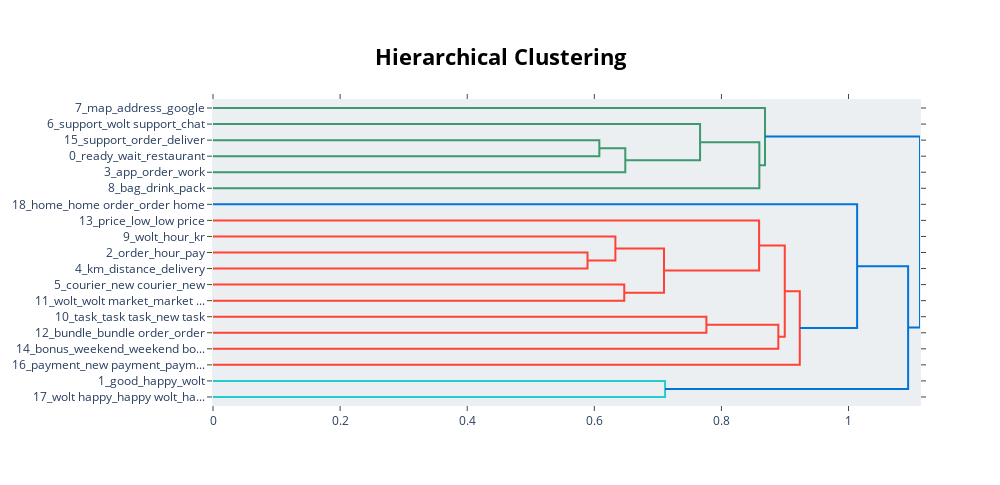

Notebook code for this chart:
### Code cell
reduced_model2.visualize_hierarchy(custom_labels=True)

### Figure 1 — Plotly figure (JSON) as saved in the notebook; plotly's stock layout.template omitted (floating-point values rounded to 4 significant figures)
{"data": [{"hoverinfo": "text", "marker": {"color": "rgb(61,153,112)"}, "mode": "lines", "type": "scatter", "x": [0.0, 0.6079, 0.6079, 0.0], "xaxis": "x", "y": [-25.0, -25.0, -35.0, -35.0], "yaxis": "y"}, {"hoverinfo": "text", "marker": {"color": "rgb(61,153,112)"}, "mode": "lines", "type": "scatter", "x": [0.6079, 0.6487, 0.6487, 0.0], "xaxis": "x", "y": [-30.0, -30.0, -45.0, -45.0], "yaxis": "y"}, {"hoverinfo": "text", "marker": {"color": "rgb(61,153,112)"}, "mode": "lines", "type": "scatter", "x": [0.0, 0.7664, 0.7664, 0.6487], "xaxis": "x", "y": [-15.0, -15.0, -37.5, -37.5], "yaxis": "y"}, {"hoverinfo": "text", "marker": {"color": "rgb(61,153,112)"}, "mode": "lines", "type": "scatter", "x": [0.7664, 0.8596, 0.8596, 0.0], "xaxis": "x", "y": [-26.25, -26.25, -55.0, -55.0], "yaxis": "y"}, {"hoverinfo": "text", "marker": {"color": "rgb(61,153,112)"}, "mode": "lines", "type": "scatter", "x": [0.0, 0.8686, 0.8686, 0.8596], "xaxis": "x", "y": [-5.0, -5.0, -40.62, -40.62], "yaxis": "y"}, {"hoverinfo": "text", "marker": {"color": "rgb(255,65,54)"}, "mode": "lines", "type": "scatter", "x": [0.0, 0.5893, 0.5893, 0.0], "xaxis": "x", "y": [-95.0, -95.0, -105.0, -105.0], "yaxis": "y"}, {"hoverinfo": "text", "marker": {"color": "rgb(255,65,54)"}, "mode": "lines", "type": "scatter", "x": [0.0, 0.6331, 0.6331, 0.5893], "xaxis": "x", "y": [-85.0, -85.0, -100.0, -100.0], "yaxis": "y"}, {"hoverinfo": "text", "marker": {"color": "rgb(255,65,54)"}, "mode": "lines", "type": "scatter", "x": [0.0, 0.6471, 0.6471, 0.0], "xaxis": "x", "y": [-115.0, -115.0, -125.0, -125.0], "yaxis": "y"}, {"hoverinfo": "text", "marker": {"color": "rgb(255,65,54)"}, "mode": "lines", "type": "scatter", "x": [0.6331, 0.7096, 0.7096, 0.6471], "xaxis": "x", "y": [-92.5, -92.5, -120.0, -120.0], "yaxis": "y"}, {"hoverinfo": "text", "marker": {"color": "rgb(255,65,54)"}, "mode": "lines", "type": "scatter", "x": [0.0, 0.8593, 0.8593, 0.7096], "xaxis": "x", "y": [-75.0, -75.0, -106.2, -106.2], "yaxis": "y"}, {"hoverinfo": "text", "marker": {"color": "rgb(255,65,54)"}, "mode": "lines", "type": "scatter", "x": [0.0, 0.7763, 0.7763, 0.0], "xaxis": "x", "y": [-135.0, -135.0, -145.0, -145.0], "yaxis": "y"}, {"hoverinfo": "text", "marker": {"color": "rgb(255,65,54)"}, "mode": "lines", "type": "scatter", "x": [0.7763, 0.8895, 0.8895, 0.0], "xaxis": "x", "y": [-140.0, -140.0, -155.0, -155.0], "yaxis": "y"}, {"hoverinfo": "text", "marker": {"color": "rgb(255,65,54)"}, "mode": "lines", "type": "scatter", "x": [0.8593, 0.8996, 0.8996, 0.8895], "xaxis": "x", "y": [-90.62, -90.62, -147.5, -147.5], "yaxis": "y"}, {"hoverinfo": "text", "marker": {"color": "rgb(255,65,54)"}, "mode": "lines", "type": "scatter", "x": [0.8996, 0.9233, 0.9233, 0.0], "xaxis": "x", "y": [-119.1, -119.1, -165.0, -165.0], "yaxis": "y"}, {"hoverinfo": "text", "marker": {"color": "rgb(0,116,217)"}, "mode": "lines", "type": "scatter", "x": [0.0, 1.014, 1.014, 0.9233], "xaxis": "x", "y": [-65.0, -65.0, -142.0, -142.0], "yaxis": "y"}, {"hoverinfo": "text", "marker": {"color": "rgb(35,205,205)"}, "mode": "lines", "type": "scatter", "x": [0.0, 0.7114, 0.7114, 0.0], "xaxis": "x", "y": [-175.0, -175.0, -185.0, -185.0], "yaxis": "y"}, {"hoverinfo": "text", "marker": {"color": "rgb(0,116,217)"}, "mode": "lines", "type": "scatter", "x": [1.014, 1.094, 1.094, 0.7114], "xaxis": "x", "y": [-103.5, -103.5, -180.0, -180.0], "yaxis": "y"}, {"hoverinfo": "text", "marker": {"color": "rgb(0,116,217)"}, "mode": "lines", "type": "scatter", "x": [0.8686, 1.112, 1.112, 1.094], "xaxis": "x", "y": [-22.81, -22.81, -141.8, -141.8], "yaxis": "y"}], "layout": {"autosize": false, "height": 485, "hoverlabel": {"bgcolor": "white", "font": {"family": "Rockwell", "size": 16}}, "hovermode": "closest", "plot_bgcolor": "#ECEFF1", "showlegend": false, "title": {"font": {"color": "Black", "size": 22}, "text": "<b>Hierarchical Clustering</b>", "x": 0.5, "xanchor": "center", "yanchor": "top"}, "width": 1000, "xaxis": {"mirror": "allticks", "rangemode": "tozero", "showgrid": false, "showline": true, "showticklabels": true, "ticks": "outside", "type": "linear", "zeroline": false}, "yaxis": {"mirror": "allticks", "range": [-190, 0], "rangemode": "tozero", "showgrid": false, "showline": true, "showticklabels": true, "tickmode": "array", "ticks": "outside", "ticktext": ["7_map_address_google", "6_support_wolt support_chat", "15_support_order_deliver", "0_ready_wait_restaurant", "3_app_order_work", "8_bag_drink_pack", "18_home_home order_order home", "13_price_low_low price", "9_wolt_hour_kr", "2_order_hour_pay", "4_km_distance_delivery", "5_courier_new courier_new", "11_wolt_wolt market_market ...", "10_task_task task_new task", "12_bundle_bundle order_order", "14_bonus_weekend_weekend bo...", "16_payment_new payment_paym...", "1_good_happy_wolt", "17_wolt happy_happy wolt_ha..."], "tickvals": [-5, -15, -25, -35, -45, -55, -65, -75, -85, -95, -105, -115, -125, -135, -145, -155, -165, -175, -185], "type": "linear", "zeroline": false}}}
